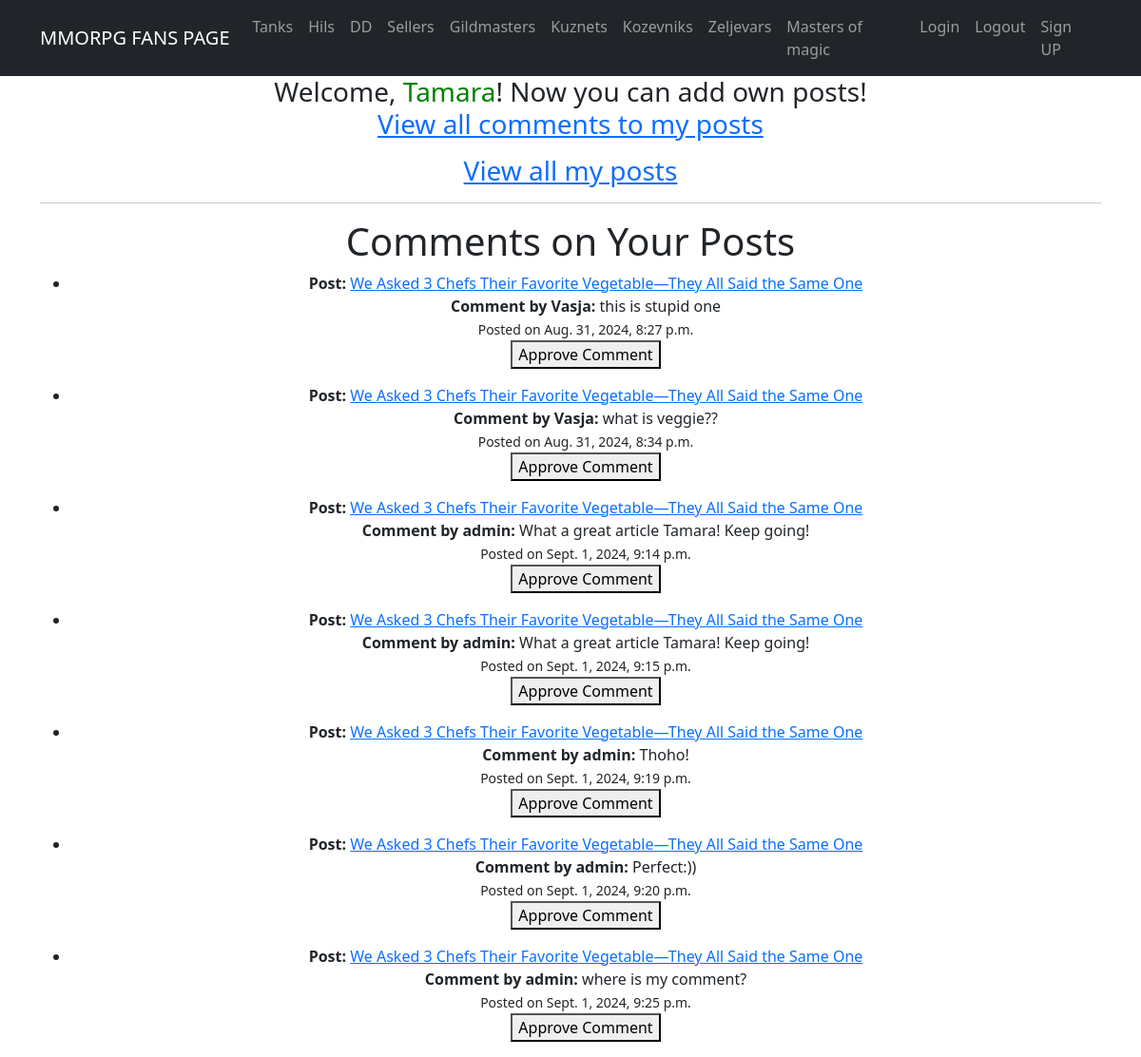
The page /my_comments/ (signed in) on the database as committed earlier.
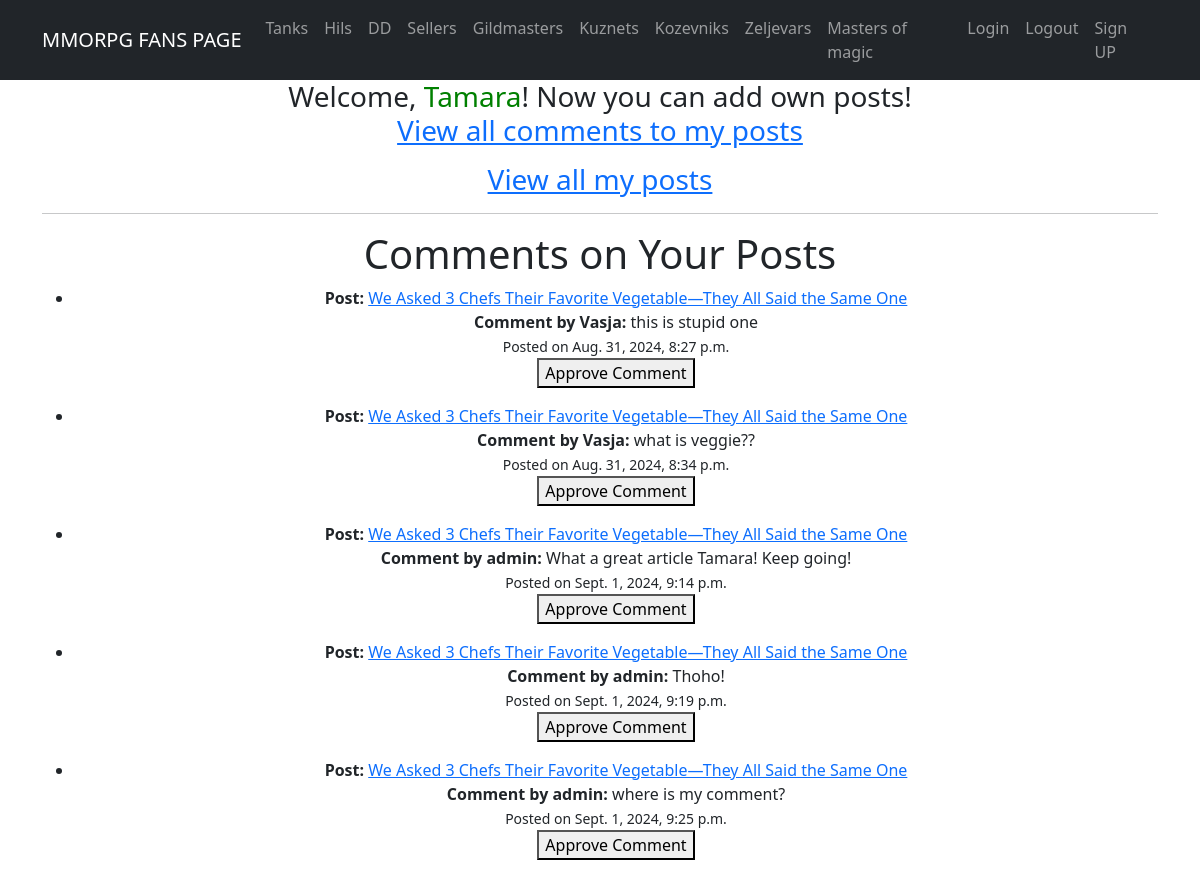
The same page on the database as committed later.
### app/models.py (models this page shows, shortened)
class Comment(models.Model):
    content = models.TextField()
    created_at = models.DateTimeField(default=timezone.now)
    post = models.ForeignKey(Post, on_delete=models.CASCADE, related_name='comments')
    author = models.ForeignKey(User, on_delete=models.CASCADE)
    is_approved = models.BooleanField(default=False)

class Post(models.Model):
    name = models.CharField(max_length=150, unique=True)
    description = models.TextField()
    published_date = models.DateTimeField(default=timezone.now)
    author = models.ForeignKey(User, on_delete=models.CASCADE, related_name='posts')
    categories = models.ManyToManyField(Category, related_name='posts')

### app/views.py (the view, shortened to what this page needs)
# urls.py: path('my_comments/', OwnerCommentsView.as_view(), name='owner_comments'),
class OwnerCommentsView(LoginRequiredMixin, ListView):
    model = Comment
    template_name = 'owner_comments.html'
    context_object_name = 'comments'
    def get_queryset(self):
        return Comment.objects.filter(post__author=self.request.user,
                                      is_approved=False)  # Unapproved comments by post owner

### templates/owner_comments.html (shortened to what this page needs)
{% extends 'flatpages/default.html' %}
{% block content %}
    <h1>Comments on Your Posts</h1>
    {% if comments %}
        <ul>
            {% for comment in comments %}
                <li>
                    <strong>Post: </strong><a href="{% url 'post_detail' comment.post.id %}">{{ comment.post.name }}</a><br>
                    <strong>Comment by {{ comment.author }}:</strong> {{ comment.content }}<br>
                    <small>Posted on {{ comment.created_at }}</small><br>
                    <form method="post" action="{% url 'owner_comments' %}">
                        <button type="submit">Approve Comment</button>
                    </form>
                </li>
            {% endfor %}
        </ul>
    {% else %}
        <p>No comments on your posts yet.</p>
    {% endif %}
{% endblock %}

Rows that differ between the two databases and show on the page:
no longer on this page (row edited): Comment: post.name "We Asked 3 Chefs Their Favorite Vegetable—They All Said the Same One", author "admin", content "What a great article Tamara! Keep going!", created_at "Sept. 1, 2024, 9:15 p.m."
no longer on this page (row edited): Comment: post.name "We Asked 3 Chefs Their Favorite Vegetable—They All Said the Same One", author "admin", content "Perfect:))", created_at "Sept. 1, 2024, 9:20 p.m."
